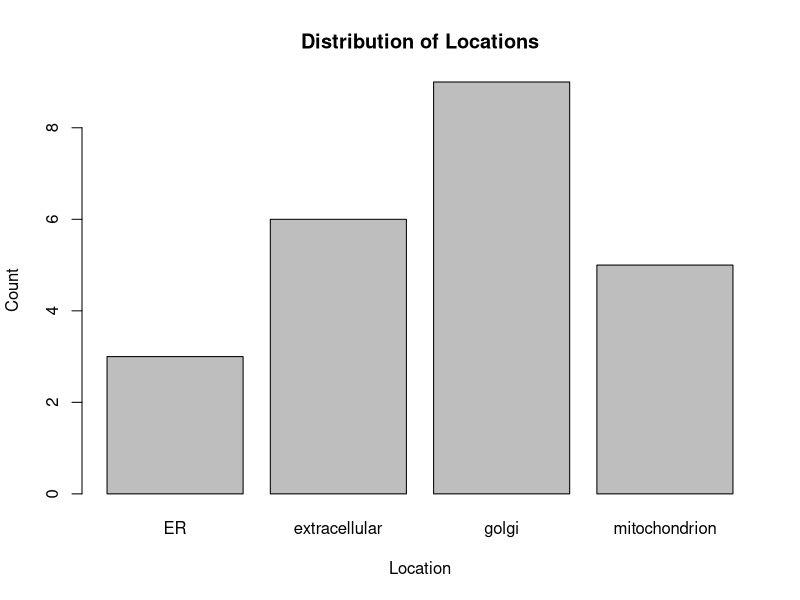
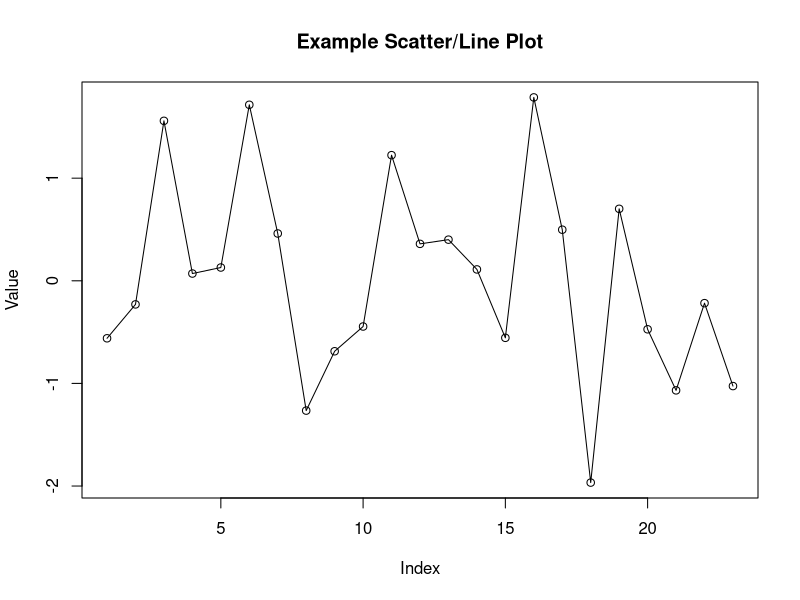
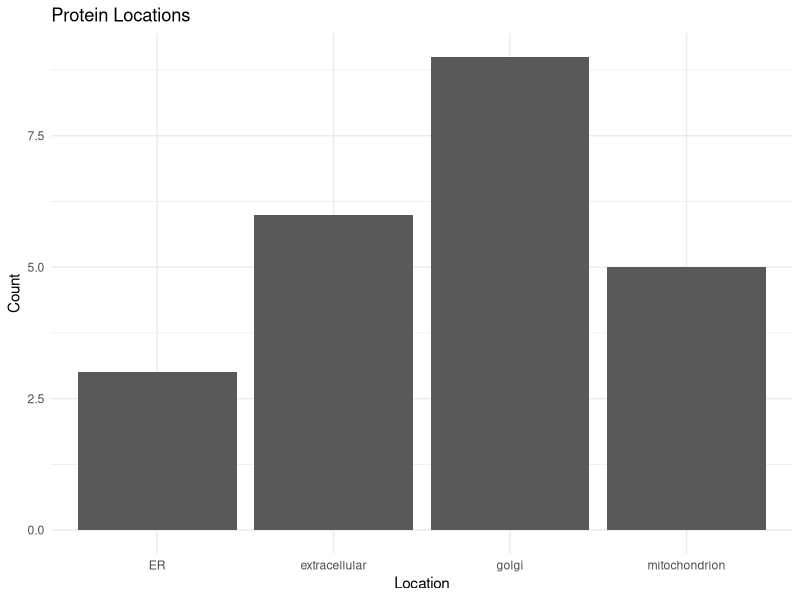

Reproduce these figures in R, in order.
## ---- chunk 1
# Global chunk options
knitr::opts_chunk$set(
  echo = TRUE,
  message = FALSE,
  warning = FALSE
)
set.seed(123)
## ---- chunk 2
# Variable assignment
x <- 5              # numeric (double)
y <- "Hello"        # character (string)
z <- TRUE           # logical (boolean)

# Print values
x
y
z

# Check data types
class(x)
class(y)
class(z)
## ---- chunk 3
# Create vectors
num_vec  <- c(1, 2, 3, 4, 5)
char_vec <- c("a", "b", "c")
log_vec  <- c(TRUE, FALSE, TRUE)

# Vector operations (element‑wise)
num_vec * 2
num_vec + c(10, 20, 30, 40, 50)
## ---- chunk 4
# A tiny example data frame
df_small <- data.frame(
  name    = c("Alice", "Bob", "Charlie"),
  age     = c(25, 30, 35),
  student = c(TRUE, FALSE, TRUE)
)
df_small
## ---- chunk 5
df <- structure(
  list(
    ID = c("AT5G54740.1","AT5G55730.2","AT5G57655.2","AT5G64100.1","AT5G64260.1","AT5G67360.1",
           "AT1G30630.1","AT1G62380.1","AT1G70830.1","AT3G14990.1","AT4G18800.1","AT4G24510.1",
           "AT5G15650.1","AT5G19820.1","AT5G59840.1","AT5G47200.1","AT1G12840.1","AT1G76030.1",
           "AT1G78900.2","AT3G42050.1","AT4G11150.1","AT1G11860.2","AT1G17290.1"),
    Location = c("extracellular","extracellular","extracellular","extracellular","extracellular","extracellular",
                 "golgi","golgi","golgi","golgi","golgi","golgi","golgi","golgi","golgi","ER","ER","ER",
                 "mitochondrion","mitochondrion","mitochondrion","mitochondrion","mitochondrion"),
    AOX_1h_1 = c(0.844651873,0.50954096,1.12e-08,0.012981372,0.978148381,0.027579578,0.068010151,0.410629215,
                 0.253838635,0.033631788,0.335713512,0.982799013,0.025910457,0.793810264,0.762431665,0.152154436,
                 0.027114103,0.000227,1.07e-05,0.721209032,0.086281162,0.483130711,0.014795515)
  ),
  class = "data.frame", row.names = c(NA, -23L)
)

# Inspect
head(df)
str(df)
summary(df)
## ---- chunk 6
# Access columns
df$ID[1:5]
df[["Location"]][1:5]

# Add a new numeric column
df$New_Column <- seq_len(nrow(df))

# Subset by condition
extracellular_df <- subset(df, Location == "extracellular")
head(extracellular_df)
## ---- chunk 7
barplot(table(df$Location),
        main = "Distribution of Locations",
        xlab = "Location", ylab = "Count")
## ---- chunk 8
# Add a numeric variable
df$Value <- rnorm(nrow(df), mean = 0, sd = 1)

plot(df$Value, type = "o",
     main = "Example Scatter/Line Plot",
     xlab = "Index", ylab = "Value")
## ---- chunk 9
if (!requireNamespace("ggplot2", quietly = TRUE)) install.packages("ggplot2")
library(ggplot2)

ggplot(df, aes(x = Location)) +
  geom_bar() +
  theme_minimal() +
  labs(title = "Protein Locations",
       x = "Location", y = "Count")
## ---- chunk 10
mean(df$Value)
sd(df$Value)
summary(df$Value)
## ---- chunk 11
t_test_result <- t.test(df$Value, mu = 0)
t_test_result
## ---- chunk 12
if (nrow(df) > 1) {
  lm_result <- lm(Value ~ as.numeric(factor(Location)), data = df)
  summary(lm_result)
}
## ---- chunk 13
sessionInfo()
